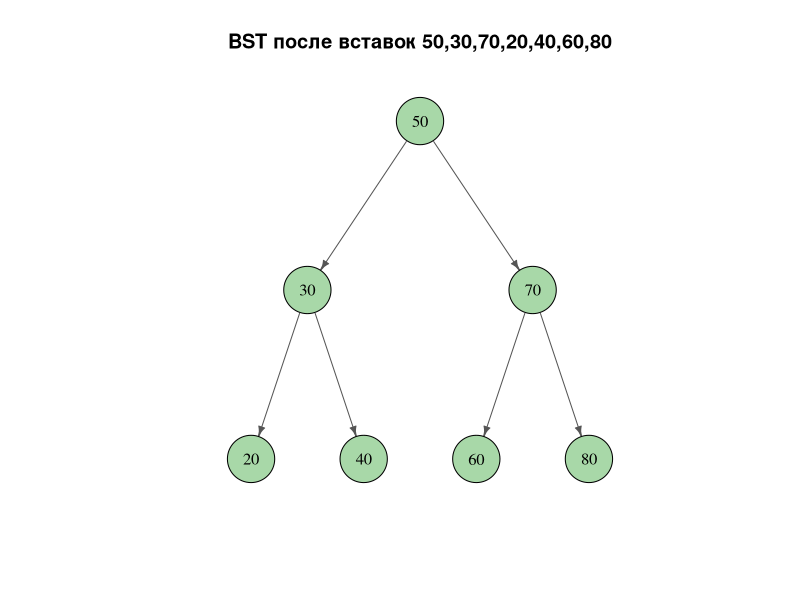
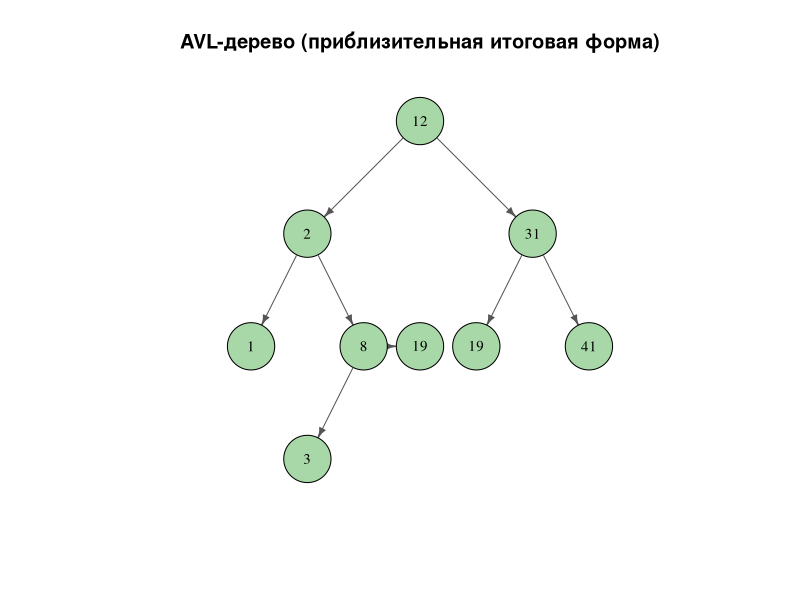
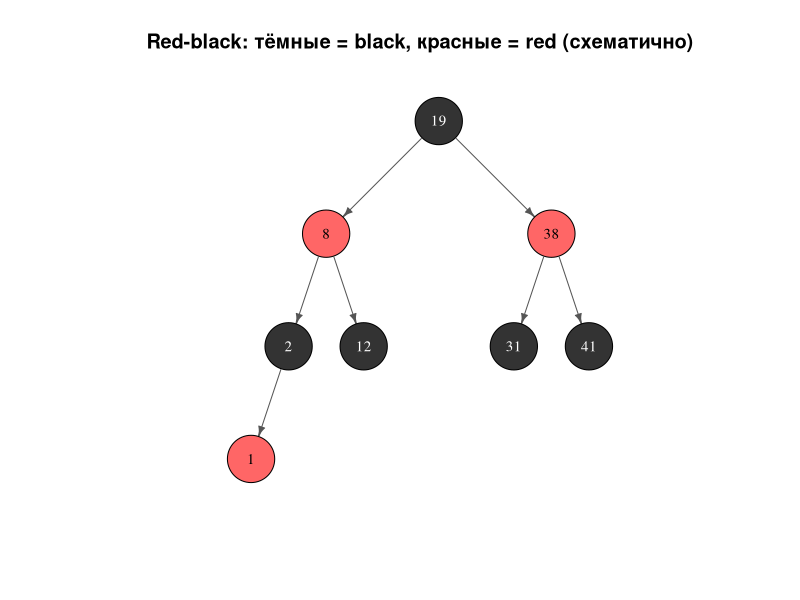

Recreate these plots in R, in order.
## ---- chunk 1
library(igraph)
edges <- c("50","30", "50","70", "30","20", "30","40", "70","60", "70","80")
g <- graph(edges, directed=TRUE)
layout_mat <- matrix(c(
  0, 0,    # 50
 -2,-1,    # 30
  2,-1,    # 70
 -3,-2,    # 20
 -1,-2,    # 40
  1,-2,    # 60
  3,-2     # 80
), ncol=2, byrow=TRUE)
plot(g, layout=layout_mat,
     vertex.color="#a8d8a8", vertex.size=28,
     vertex.label.color="black", vertex.label.cex=1.0,
     edge.arrow.size=0.5, edge.color="#555555",
     main="BST после вставок 50,30,70,20,40,60,80")
## ---- chunk 2
library(igraph)
edges2 <- c("12","2","12","31","2","1","2","8","8","3","8","19","31","19b","31","41","19b","_","19b","38b")
# Simplified final AVL for visualization
edges_avl <- c("12","2", "12","31", "2","1", "2","8", "8","3","8","19", "31","19b","31","41")
nodes_avl <- c("12","2","31","1","8","19","41","3","19b")
g2 <- make_empty_graph(n=0, directed=TRUE)
g2 <- add_vertices(g2, length(nodes_avl), name=nodes_avl)
edge_list <- c(1,2, 1,3, 2,4, 2,5, 5,8, 5,6, 3,9, 3,7)
g2 <- add_edges(g2, edge_list)
layout2 <- matrix(c(
  0,0,  -2,-1,  2,-1,  -3,-2,  -1,-2,  0,-2,  3,-2,  -2,-3, 1,-2
), ncol=2, byrow=TRUE)
V(g2)$label <- c("12","2","31","1","8","19","41","3","19")
plot(g2, layout=layout2,
     vertex.color="#a8d8a8", vertex.size=28,
     vertex.label.color="black", vertex.label.cex=0.9,
     edge.arrow.size=0.5, edge.color="#555555",
     main="AVL-дерево (приблизительная итоговая форма)")
## ---- chunk 3
library(igraph)
nodes_rb <- c("19","8","38","2","12","31","41","1","3","_a","_b","19b","_c","_d","_e")
g_rb <- make_empty_graph(n=0, directed=TRUE)
g_rb <- add_vertices(g_rb, 8, name=c("19","8","38","2","12","31","41","1"))
edge_rb <- c(1,2, 1,3, 2,4, 2,5, 3,6, 3,7, 4,8)
g_rb <- add_edges(g_rb, edge_rb)
layout_rb <- matrix(c(
  0,0,  -3,-1,  3,-1,  -4,-2,  -2,-2,  2,-2,  4,-2, -5,-3
), ncol=2, byrow=TRUE)
node_colors <- c("#333333","#ff6666","#ff6666","#333333","#333333","#333333","#333333","#ff6666")
node_label_colors <- c("white","black","black","white","white","white","white","black")
V(g_rb)$label <- c("19","8","38","2","12","31","41","1")
plot(g_rb, layout=layout_rb,
     vertex.color=node_colors, vertex.size=28,
     vertex.label.color=node_label_colors, vertex.label.cex=0.9,
     edge.arrow.size=0.5, edge.color="#555555",
     main="Red-black: тёмные = black, красные = red (схематично)")
